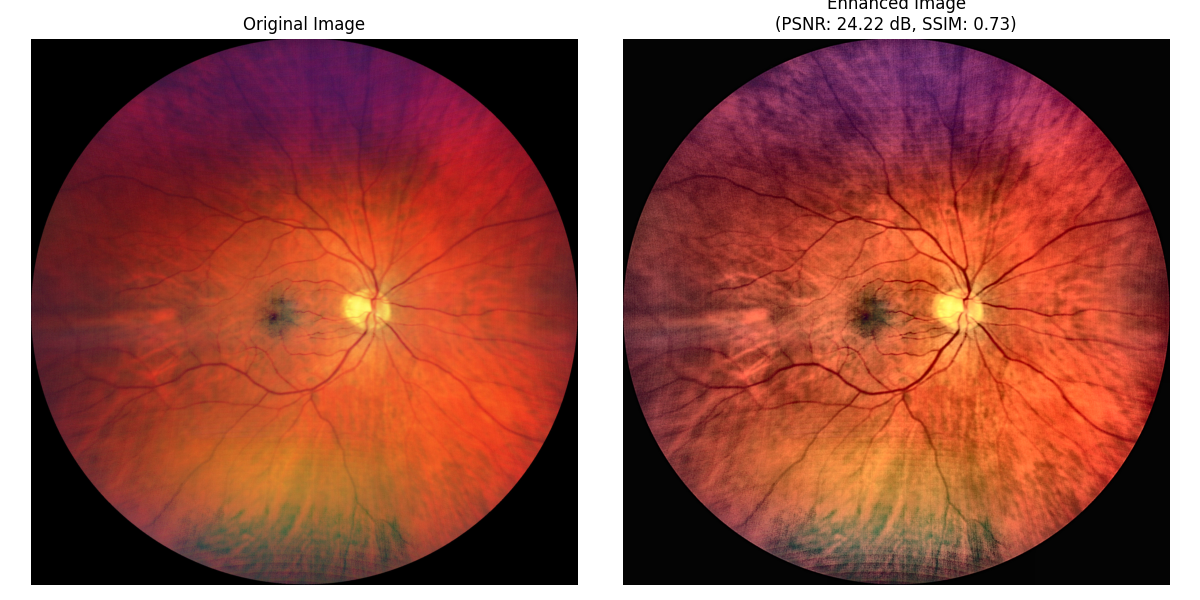
#> input picture output/comparison.png, 1200 x 600 px
$ python main.py --input output/comparison.png
#> lines starting #> are read from the running program, lines starting #| are printed output that depends on the picture
### src/utils.py
import cv2
import numpy as np
import os

def load_image(path):
    if not os.path.exists(path):
        raise FileNotFoundError(f"Image not found at {path}")
    image = cv2.imread(path, cv2.IMREAD_COLOR)
    if image is None:
        raise ValueError(f"Failed to load image from {path}")
    return image

def save_image(image, path):
    cv2.imwrite(path, image)

def calculate_psnr(original, processed):
    return cv2.PSNR(original, processed)

def calculate_ssim(img1, img2):
    """
    Custom implementation of Structural Similarity Index (SSIM) using NumPy/OpenCV.
    Assuming images are same size and type.
    """
    # Convert to grayscale
    if len(img1.shape) == 3:
        img1 = cv2.cvtColor(img1, cv2.COLOR_BGR2GRAY)
    if len(img2.shape) == 3:
        img2 = cv2.cvtColor(img2, cv2.COLOR_BGR2GRAY)

    img1 = img1.astype(np.float64)
    img2 = img2.astype(np.float64)

    # Constants
    C1 = (0.01 * 255)**2
    C2 = (0.03 * 255)**2

    # Kernel for local mean
    kernel = cv2.getGaussianKernel(11, 1.5)
    window = np.outer(kernel, kernel.transpose())

    mu1 = cv2.filter2D(img1, -1, window)[5:-5, 5:-5]
    mu2 = cv2.filter2D(img2, -1, window)[5:-5, 5:-5]

    mu1_sq = mu1**2
    mu2_sq = mu2**2
    mu1_mu2 = mu1 * mu2

    sigma1_sq = cv2.filter2D(img1**2, -1, window)[5:-5, 5:-5] - mu1_sq
    sigma2_sq = cv2.filter2D(img2**2, -1, window)[5:-5, 5:-5] - mu2_sq
    sigma12 = cv2.filter2D(img1 * img2, -1, window)[5:-5, 5:-5] - mu1_mu2

    ssim_map = ((2 * mu1_mu2 + C1) * (2 * sigma12 + C2)) / \
               ((mu1_sq + mu2_sq + C1) * (sigma1_sq + sigma2_sq + C2))

    return ssim_map.mean()

def calculate_entropy(image):
    """Calculates Shannon Entropy of the image using histogram."""
    if len(image.shape) == 3:
        gray = cv2.cvtColor(image, cv2.COLOR_BGR2GRAY)
    else:
        gray = image

    hist = cv2.calcHist([gray], [0], None, [256], [0, 256])
    hist = hist.ravel() / hist.sum()

    # Filter out zero probabilities to avoid log(0)
    hist = hist[hist > 0]

    return -np.sum(hist * np.log2(hist))

def calculate_cii(original, enhanced):
    """
    Calculates Contrast Improvement Index (CII).
    CII = C_enhanced / C_original
    Where Contrast C = (mean of local variance) or similar.
    Here we use global standard deviation as a proxy for global contrast.
    """
    if len(original.shape) == 3:
        orig = cv2.cvtColor(original, cv2.COLOR_BGR2GRAY)
    else:
        orig = original

    if len(enhanced.shape) == 3:
        enh = cv2.cvtColor(enhanced, cv2.COLOR_BGR2GRAY)
    else:
        enh = enhanced

    c_orig = np.std(orig.astype(float))
    c_enh = np.std(enh.astype(float))

    if c_orig == 0: return 0
    return c_enh / c_orig

# [19 lines left out: function generate_synthetic_fundus, not called in this run]

### src/pipeline.py
import cv2
import numpy as np

class ImageEnhancementPipeline:
    def __init__(self):
        """
        Initializes the optimized classical pipeline.
        Focuses on Luminance (L) channel processing to preserve color fidelity.
        """
        self.clahe_clip = 2.0
        self.clahe_grid = (8, 8)
        self.bilateral_d = 5
        self.bilateral_sigma_color = 50
        self.bilateral_sigma_space = 50
        self.sharpen_amount = 0.8  # Milder sharpening

    def run(self, image):
        """
        Runs the optimized pipeline:
        1. Convert to LAB.
        2. Apply CLAHE to L-channel (Contrast & Illumination).
        3. Denoise L-channel.
        4. Sharpen (optional, light).
        5. Merge and convert back.
        """
        # 1. Convert to LAB
        lab = cv2.cvtColor(image, cv2.COLOR_BGR2LAB)
        l, a, b = cv2.split(lab)

        # 2. Contrast & Illumination Correction (CLAHE)
        # CLAHE is excellent for handling uneven illumination while improving local contrast
        clahe = cv2.createCLAHE(clipLimit=self.clahe_clip, tileGridSize=self.clahe_grid)
        l_enhanced = clahe.apply(l)

        # 3. Denoising (Bilateral Filter on L channel)
        # We perform this AFTER CLAHE to avoid enhancing noise too much,
        # or BEFORE if noise is very heavy. Here we do it after to smooth out HE artifacts if any.
        l_denoised = cv2.bilateralFilter(l_enhanced,
                                         self.bilateral_d,
                                         self.bilateral_sigma_color,
                                         self.bilateral_sigma_space)

        # 4. Sharpening (Unsharp Masking on L channel)
        gaussian = cv2.GaussianBlur(l_denoised, (0, 0), 3)
        l_sharpened = cv2.addWeighted(l_denoised, 1.0 + self.sharpen_amount, gaussian, -self.sharpen_amount, 0)

        # 5. Merge components
        # We leave A and B channels untouched to preserve original color tones
        merged_lab = cv2.merge((l_sharpened, a, b))

        return cv2.cvtColor(merged_lab, cv2.COLOR_LAB2BGR)

    # Legacy methods are removed/unified into run() for efficiency and coherence in the LAB space
    # The separate stage methods were causing excessive color shifting.

### main.py
import argparse
import cv2
import os
import sys
import matplotlib.pyplot as plt
from src.utils import load_image, save_image, calculate_psnr, calculate_ssim, calculate_entropy, calculate_cii, generate_synthetic_fundus
from src.pipeline import ImageEnhancementPipeline

def main():
    parser = argparse.ArgumentParser(description="Multi-Stage Filtering Framework for Retinal Fundus Image Enhancement (Classical)")
    parser.add_argument('--input', type=str, help='Path to input image. If not provided, a synthetic image is generated.')
    parser.add_argument('--output', type=str, default='output/result.png', help='Path to save the output image.')
    parser.add_argument('--plot', action='store_true', help='Plot the comparison result.')

    args = parser.parse_args()

    # 1. Load or Generate Image
    if args.input:
        print(f"Loading image from {args.input}...")
        try:
            image = load_image(args.input)
#> in load_image, image is the input picture: shape (600, 1200, 3); mean B, G, R 75.6, 85.9, 151.8
        except Exception as e:
            print(f"Error: {e}")
            sys.exit(1)
    else:
        print("No input provided. Generating synthetic retinal fundus image...")
        image = generate_synthetic_fundus()
        os.makedirs("output", exist_ok=True)
        cv2.imwrite("output/synthetic_input.png", image)
        print("Saved synthetic input to output/synthetic_input.png")

    # 2. Run Pipeline
    print("Running multi-stage image processing pipeline...")
    pipeline = ImageEnhancementPipeline()
    enhanced_image = pipeline.run(image)
#> in run, `lab = cv2.cvtColor(image, cv2.COLOR_BGR2LAB)`: lab: shape (600, 1200, 3); mean of channels 0, 1, 2 112.6, 154.2, 147.6
#> in run, `l, a, b = cv2.split(lab)`:
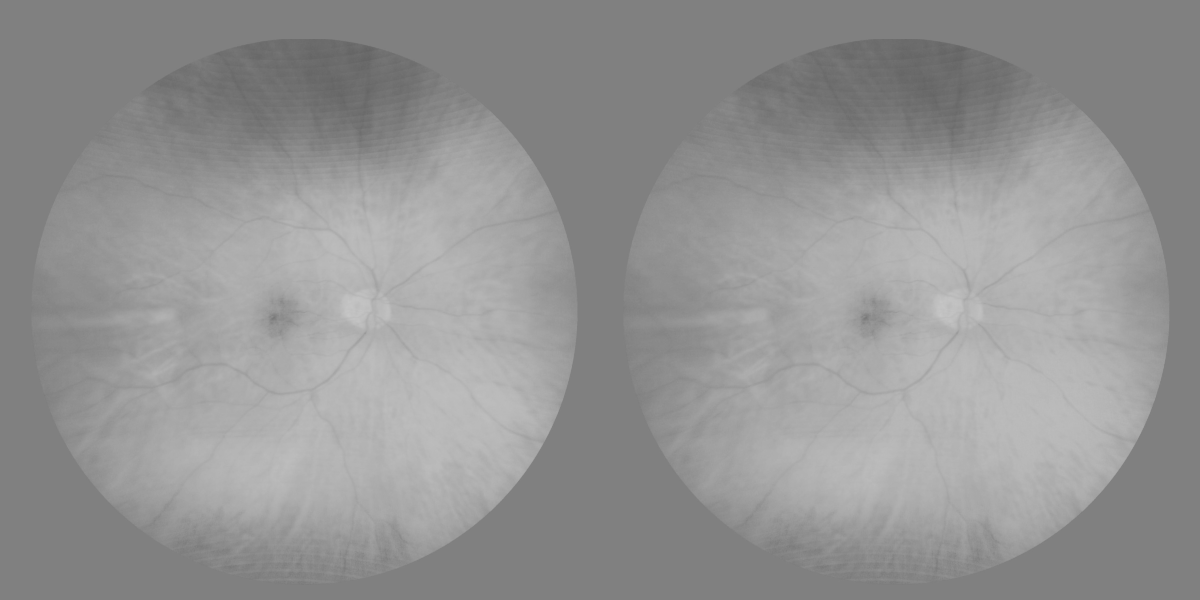
#> b: shape (600, 1200); min 100, max 198, mean 147.6
#> in run, `merged_lab = cv2.merge((l_sharpened, a, b))`: merged_lab: shape (600, 1200, 3); mean of channels 0, 1, 2 120, 154.2, 147.6
#> in run, `return cv2.cvtColor(merged_lab, cv2.COLOR_LAB2BGR)`:
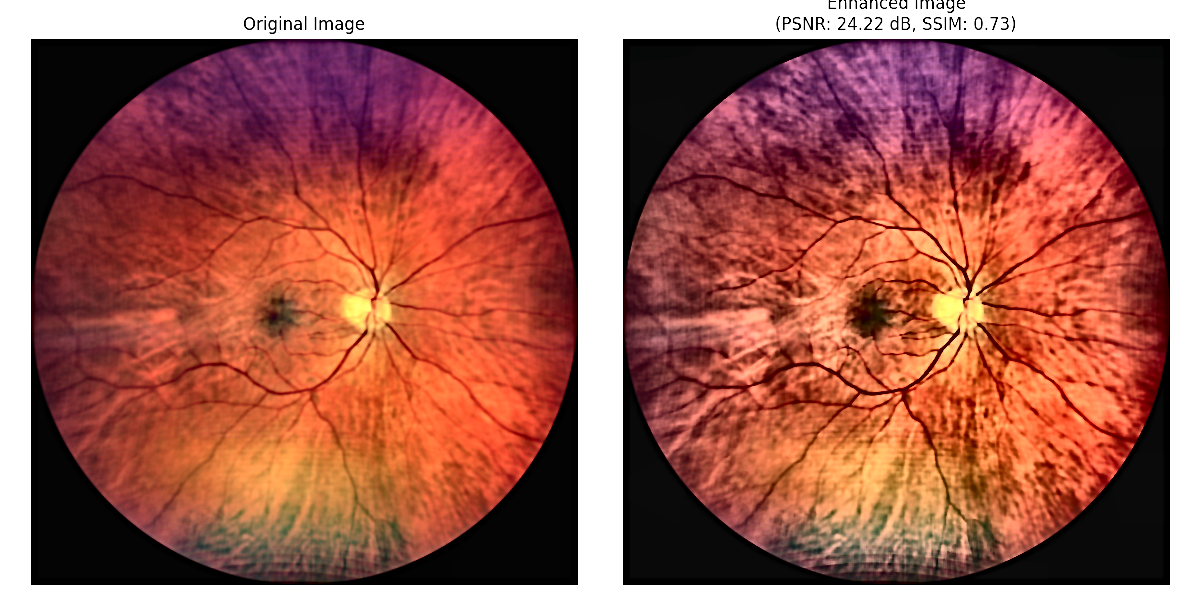
#> returned value: shape (600, 1200, 3); mean B, G, R 83, 94.1, 158.7

    # 3. Evaluation
    print("Computing performance metrics...")
    psnr = calculate_psnr(image, enhanced_image)
#> psnr = 22.76
    ssim_val = calculate_ssim(image, enhanced_image)
#> in calculate_ssim, `mu2 = cv2.filter2D(img2, -1, window)[5:-5, 5:-5]`:
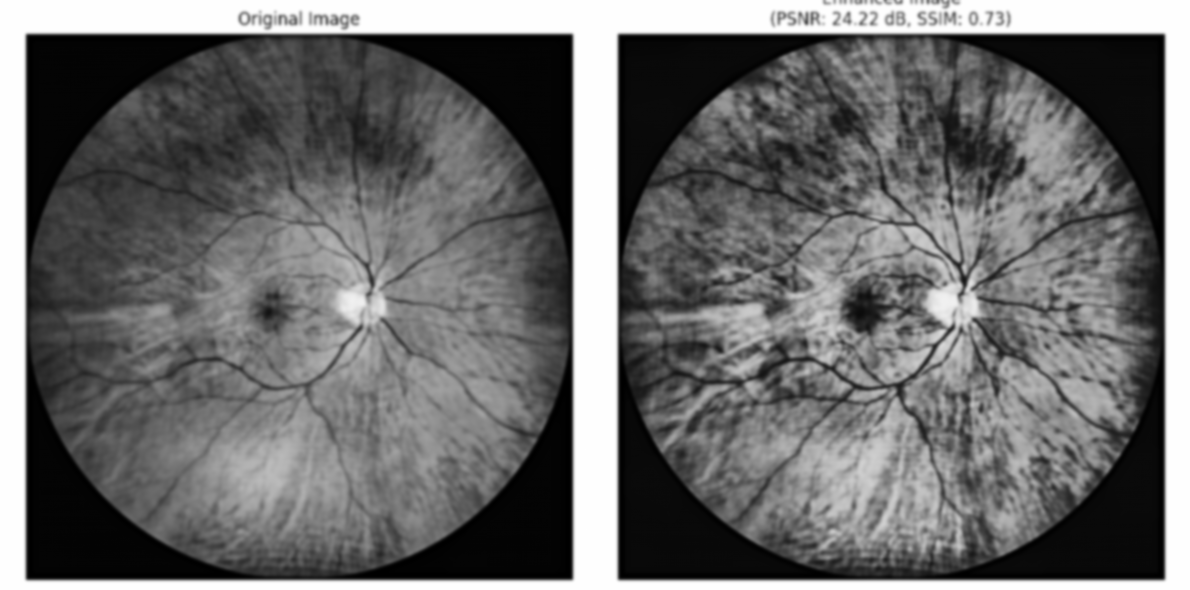
#> mu2: shape (590, 1190) float64; min -7.11e-15, max 255, mean 108.6; drawn with min black and max white
#> in calculate_ssim, `mu2_sq = mu2**2`:
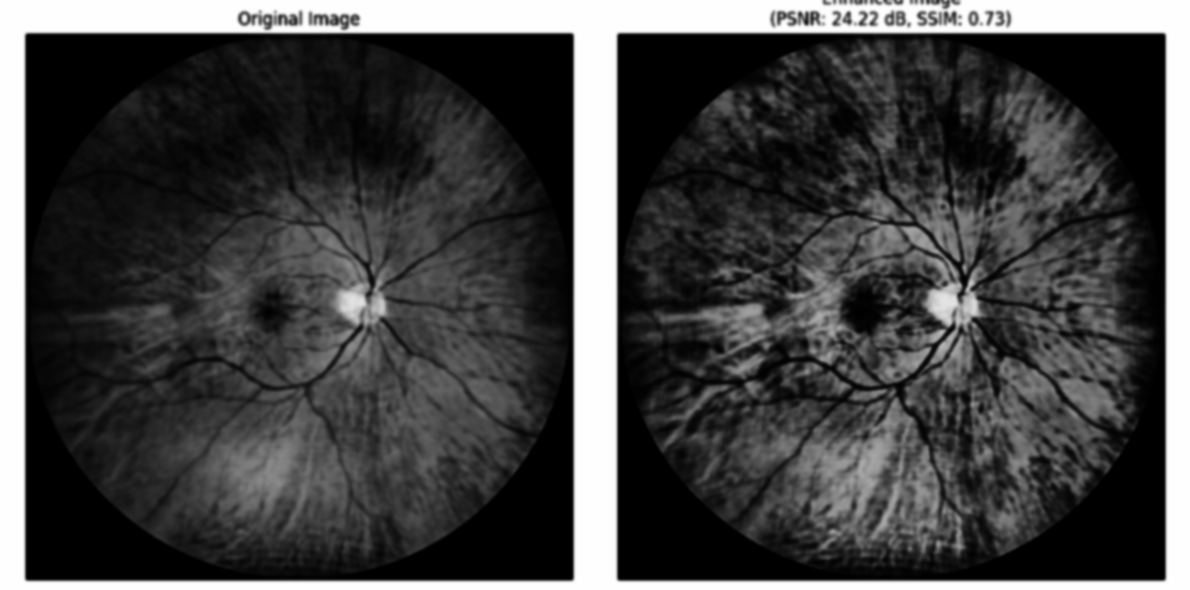
#> mu2_sq: shape (590, 1190) float64; min 0, max 65025, mean 17553.4; drawn with min black and max white
#> in calculate_ssim, `sigma1_sq = cv2.filter2D(img1**2, -1, window)[5:-5, 5:-5] - mu1_sq`:
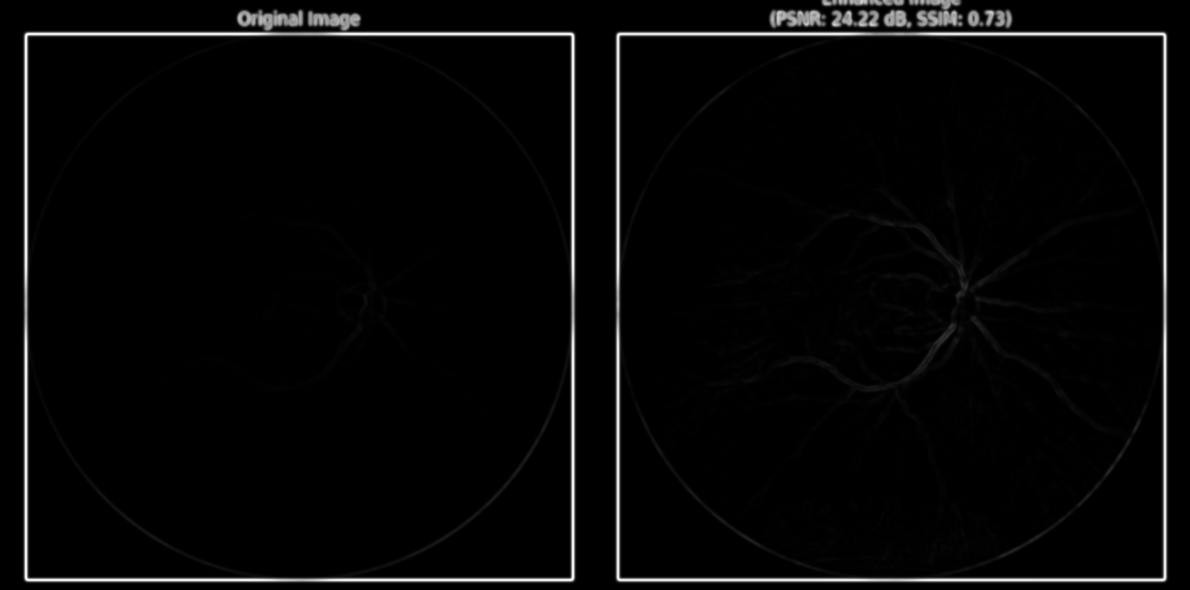
#> sigma1_sq: shape (590, 1190) float64; min -8e-11, max 16174.2, mean 433.9; drawn with min black and max white
#> in calculate_ssim, `ssim_map = ((2 * mu1_mu2 + C1) * (2 * sigma12 + C2)) / \ ((mu1_sq + mu..`:
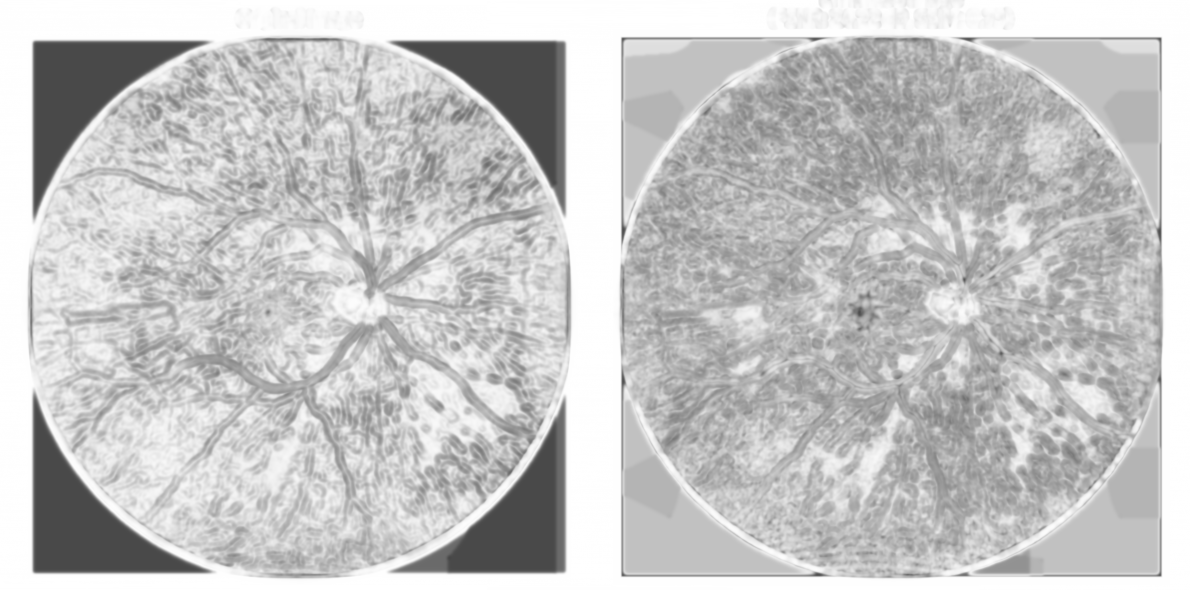
#> ssim_map: shape (590, 1190) float64; min 0.279, max 1, mean 0.774
#> ssim_val = 0.774

    orig_entropy = calculate_entropy(image)
#> in calculate_entropy, `hist = cv2.calcHist([gray], [0], None, [256], [0, 256])`: hist = 256 values, max 119765 at index 255, min 5 at index 244, mean 2812.5
#> in calculate_entropy, `hist = hist.ravel() / hist.sum()`: hist = 256 values, max 0.166 at index 255, min 6.94e-06 at index 244, mean 0.00391
#> orig_entropy = 6.06
    new_entropy = calculate_entropy(enhanced_image)
#> new_entropy = 6.56

    cii = calculate_cii(image, enhanced_image)
#> in calculate_cii, `c_orig = np.std(orig.astype(float))`: c_orig = 80.09
#> in calculate_cii, `c_enh = np.std(enh.astype(float))`: c_enh = 81.86
#> cii = 1.02

    print("-" * 40)
    print(f" Performance Metrics")
    print("-" * 40)
    print(f" PSNR (dB)       : {psnr:.2f}")
#|  PSNR (dB)       : 22.76
    print(f" SSIM            : {ssim_val:.4f}")
#|  SSIM            : 0.7738
    print(f" Entropy (Orig)  : {orig_entropy:.4f}")
#|  Entropy (Orig)  : 6.0632
    print(f" Entropy (Enh)   : {new_entropy:.4f}")
#|  Entropy (Enh)   : 6.5572
    print(f" CII (Contrast)  : {cii:.4f}")
#|  CII (Contrast)  : 1.0221
    print("-" * 40)

    # 4. Save Result
    output_dir = os.path.dirname(args.output)
    if output_dir:
        os.makedirs(output_dir, exist_ok=True)

    save_image(enhanced_image, args.output)
    print(f"Enhanced image saved to {args.output}")

    # 5. Visualization
    # Create a comparison plot
    fig, ax = plt.subplots(1, 2, figsize=(12, 6))

    # Convert BGR to RGB for Matplotlib
    img_rgb = cv2.cvtColor(image, cv2.COLOR_BGR2RGB)
    enh_rgb = cv2.cvtColor(enhanced_image, cv2.COLOR_BGR2RGB)

    ax[0].imshow(img_rgb)
    ax[0].set_title("Original Image")
    ax[0].axis('off')

    ax[1].imshow(enh_rgb)
    ax[1].set_title("Enhanced Image\n(PSNR: {:.2f} dB, SSIM: {:.2f})".format(psnr, ssim_val))
    ax[1].axis('off')

    plt.tight_layout()
    plot_path = os.path.join(output_dir, 'comparison.png')
    plt.savefig(plot_path)
    print(f"Comparison plot saved to {plot_path}")

    if args.plot:
        plt.show()

if __name__ == "__main__":
    main()

$ run again, with data/test.png copied over output/comparison.png
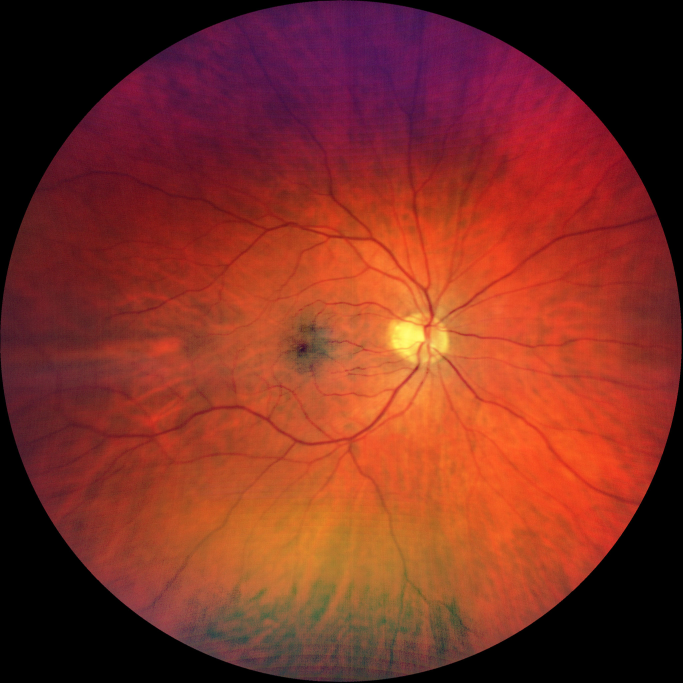
#> input picture data/test.png, 2047 x 2048 px (shown at 1/3 size)
#> in load_image, image is the input picture: shape (2048, 2047, 3); mean B, G, R 35.6, 47.4, 126.5
#> lab: shape (2048, 2047, 3); mean of channels 0, 1, 2 80, 159.6, 151.5
#> merged_lab: shape (2048, 2047, 3); mean of channels 0, 1, 2 88.9, 159.6, 151.5
#> in run, `return cv2.cvtColor(merged_lab, cv2.COLOR_LAB2BGR)`:
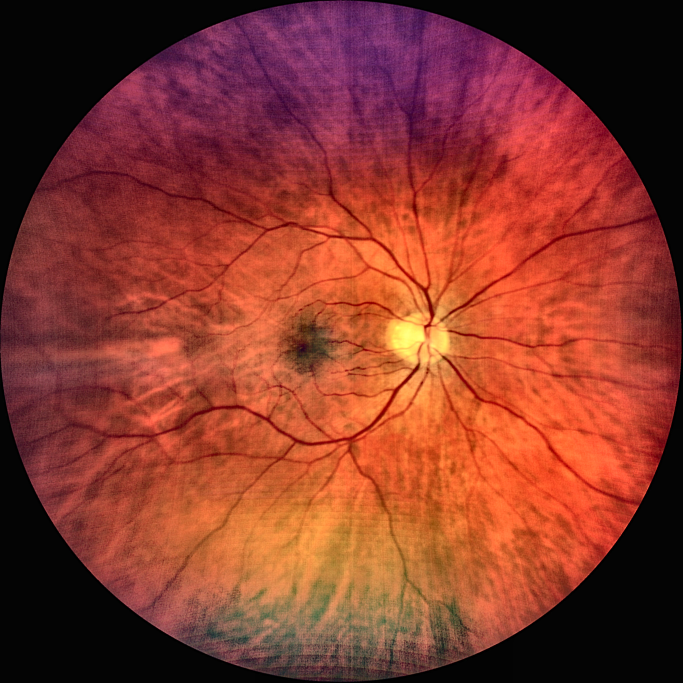
#> returned value: shape (2048, 2047, 3) (shown at 1/3 size); mean B, G, R 44.1, 57.1, 136.6
#> psnr = 24.22
#> in calculate_ssim, `ssim_map = ((2 * mu1_mu2 + C1) * (2 * sigma12 + C2)) / \ ((mu1_sq + mu..`:
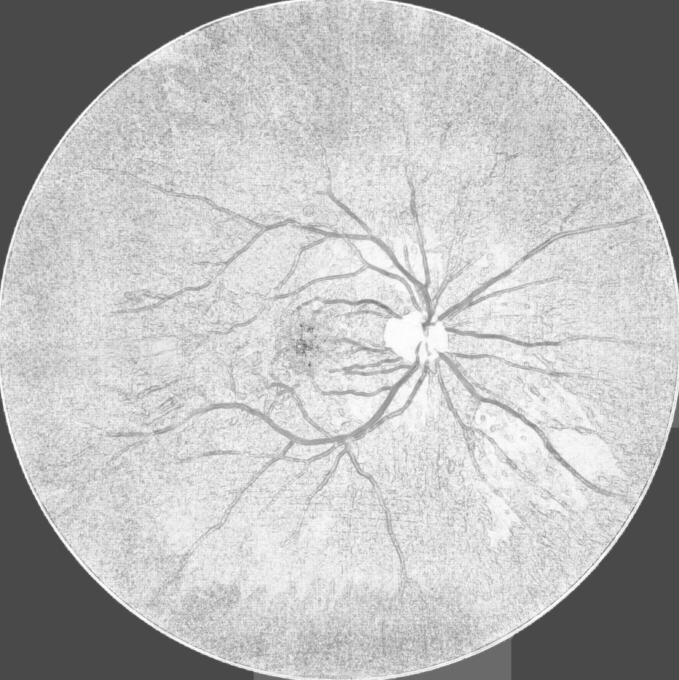
#> ssim_map: shape (2038, 2037) float64 (shown at 1/3 size); min 0.278, max 1, mean 0.73
#> ssim_val = 0.73
#> in calculate_entropy, `hist = cv2.calcHist([gray], [0], None, [256], [0, 256])`: hist = 256 values, max 882337 at index 0, min 0 at index 239, mean 16376
#> in calculate_entropy, `hist = hist.ravel() / hist.sum()`: hist = 256 values, max 0.21 at index 0, min 0 at index 239, mean 0.00391
#> in calculate_entropy, `hist = hist[hist > 0]`: hist = 239 values, max 0.21 at index 0, min 1.72e-05 at index 238, mean 0.00418
#> orig_entropy = 6.12
#> new_entropy = 6.36
#> c_orig = 45.81
#> c_enh = 49.15
#> cii = 1.07
#|  PSNR (dB)       : 24.22
#|  SSIM            : 0.7299
#|  Entropy (Orig)  : 6.1223
#|  Entropy (Enh)   : 6.3622
#|  CII (Contrast)  : 1.0730
